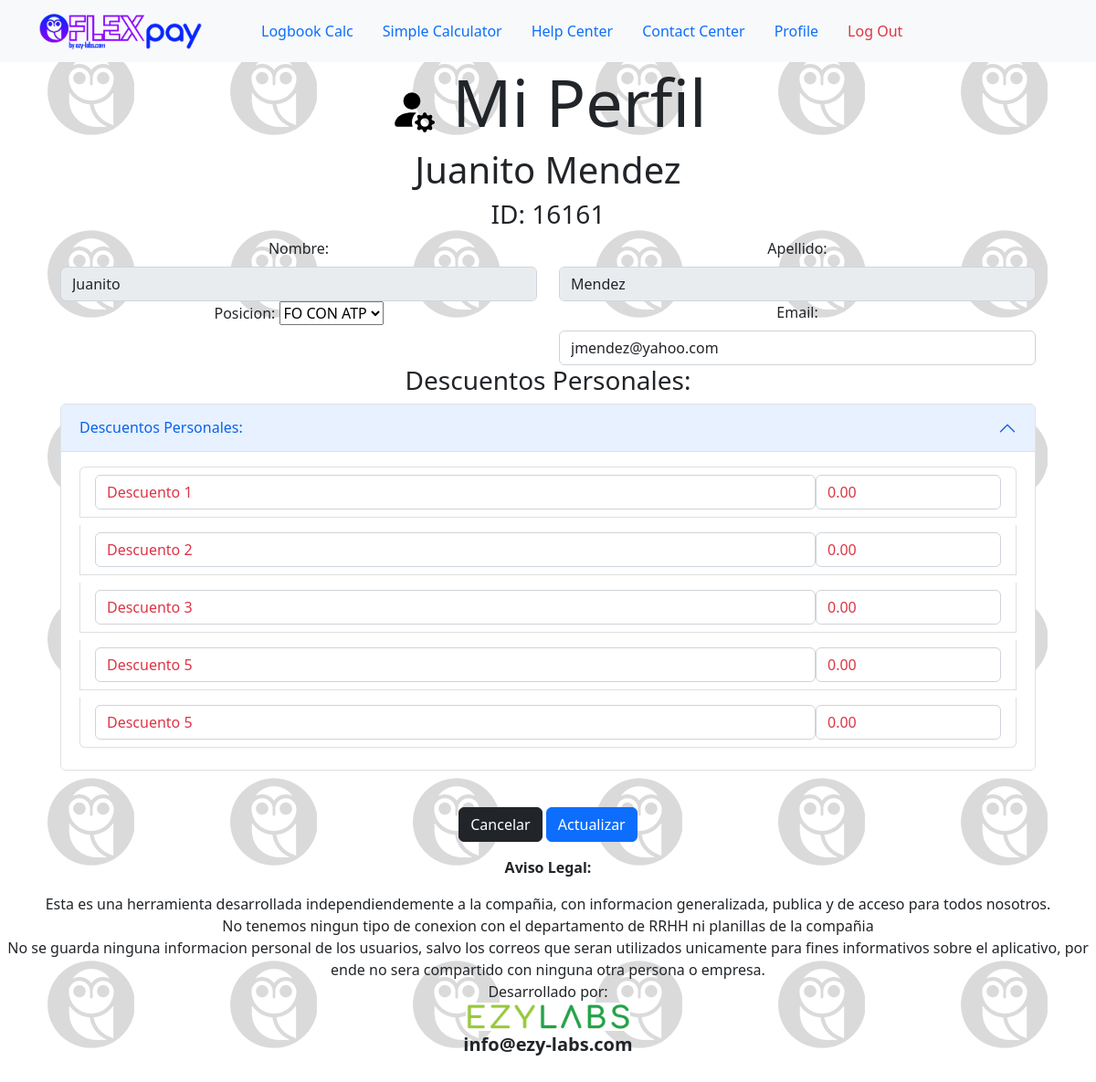
Page /flexpay/profile/7/ (signed in) on the committed database.
### main/models.py (models this page shows, shortened)
class User(AbstractUser):
    cmp_id = models.CharField(unique=True, max_length=20, null=True)
    username = models.CharField(max_length=20)
    email = models.EmailField(null=True)
    position = models.ForeignKey(PilotRank,on_delete=models.CASCADE,max_length=20,null=True)
    custom_disc_1 = models.DecimalField(max_digits=7, decimal_places=2, default=0)
    custom_disc_1_name =models.CharField(max_length=250,default='Descuento 1')
    custom_disc_2 = models.DecimalField(max_digits=7, decimal_places=2, default=0)
    custom_disc_2_name =models.CharField(max_length=250,default='Descuento 2')
    custom_disc_3 = models.DecimalField(max_digits=7, decimal_places=2, default=0)
    custom_disc_3_name =models.CharField(max_length=250,default='Descuento 3')
    custom_disc_4 = models.DecimalField(max_digits=7, decimal_places=2, default=0)
    custom_disc_4_name =models.CharField(max_length=250,default='Descuento 5')
    custom_disc_5 = models.DecimalField(max_digits=7, decimal_places=2, default=0)
    custom_disc_5_name =models.CharField(max_length=250,default='Descuento 5')
    USERNAME_FIELD  =   'cmp_id'
    REQUIRED_FIELDS =   ['username']

### main/views.py (the view, shortened to what this page needs)
# urls.py: path('flexpay/profile/<str:pk>/', views.userprofile, name='profile'),
@login_required(login_url='login')
def userprofile(request,pk):
    user = request.user
    form = UpdateUserForm(instance=user)
    return render(request,'main/user_profile.html', {'form': form})

### main/models.py (called while the page is built)
    def __str__(self):
        return self.pilot_position

### main/templates/main/user_profile.html (shortened to what this page needs)
{% extends 'main.html' %}
{% block content %}
{% load static %}
<div class="container text-center">
    <form class="container gx-5 gy-5" action="" method="POST">
        <h2 class="display-2"><img src="{% static '/icons/user-profile.svg' %}" alt="Log-in" width="50" height="50"> Mi Perfil</h2>
        <div class=""><h1>{{user.first_name}} {{user.last_name}}</h1></div>
        <div class=""><h3>ID: {{user.cmp_id}}</h3></div>
        <div class="row">
            <div class="col-sm">
            <label class="form-label">Nombre:</label>
            {{ form.first_name }}
        </div>
        <div class="col-sm">
            <label class="form-label">Apellido:</label>
            {{ form.last_name }}
        </div>
    </div>
        <div class="row">
            <div class="col-sm">
                <label class="form-label">Posicion:</label>
                {{ form.position }}
            </div>
            <div class="col-sm">
                <label class="form-label">Email:</label>
                {{ form.email }}
            </div>
        </div>
        <div class="row text-center"><h3>Descuentos Personales:</h3></div>
        <div class="row">
            <div class="col-sm">
                <div class="accordion">
                    <div class="accordion-item">
                        <h2 class="accordion-header">
                            <button class="accordion-button" type="button" data-bs-toggle="collapse" data-bs-target="#collapseOne" aria-expanded="true" aria-controls="collapseOne">
                                Descuentos Personales:
                            </button>
                          </h2>
                          <div id="collapseOne" class="accordion-collapse collapse show" data-bs-parent="#accordionExample">
                            <div class="accordion-body">
                                <ul class="list-group">
                                    <li class="form-label text-danger list-group-item d-flex justify-content-between align-items-center">
                                    {{ form.custom_disc_1_name }}
                                    <span>{{ form.custom_disc_1 }}</span>
                                    </li>
                                    <li class="form-label text-danger list-group-item d-flex justify-content-between align-items-center">
                                    {{ form.custom_disc_2_name }}
                                    <span>{{ form.custom_disc_2 }}</span>
                                    </li>
                                    <li class="form-label text-danger list-group-item d-flex justify-content-between align-items-center">
                                    {{ form.custom_disc_3_name }}
                                    <span>{{ form.custom_disc_3 }}</span>
                                    </li>
                                    <li class="form-label text-danger list-group-item d-flex justify-content-between align-items-center">
                                    {{ form.custom_disc_4_name }}
                                    <span>{{ form.custom_disc_4 }}</span>
                                    </li>
                                    <li class="form-label text-danger list-group-item d-flex justify-content-between align-items-center">
                                    {{ form.custom_disc_5_name }}
                                    <span>{{ form.custom_disc_5 }}</span>
                                    </li>
                                </ul>
                            </div>
                          </div>
                    </div>
                </div>
            </div>
        </div>
    <div class="text-center my-3">
        <a href="/" class="btn btn-dark">Cancelar</a>
        <button class="btn btn-primary" type="submit">Actualizar</button>
    </div>
    </form>
</div>
{% endblock content %}

### templates/main.html (shortened to what this page needs)
<!DOCTYPE html>
{% load static %}
<html>
    <link href="https://cdn.jsdelivr.net/npm/bootstrap@5.2.2/dist/css/bootstrap.min.css" rel="stylesheet">
<head>
</head>
<body style= "background-image: url('{% static '/images/background.png' %}')">
    {% include 'navbar.html' %}
    {% block content %}
    {% endblock %}
<div class="text-center lh-2 fs-6"><p><strong>Aviso Legal:</strong>
    <p>Esta es una herramienta desarrollada independiendemente a la compañia, con informacion generalizada, publica y de acceso para todos nosotros.</br>
    No tenemos ningun tipo de conexion con el departamento de RRHH ni planillas de la compañia</br>
    No se guarda ninguna informacion personal de los usuarios, salvo los correos que seran utilizados unicamente para fines informativos sobre el aplicativo, por ende no sera compartido con ninguna otra persona o empresa.</br>
    Desarrollado por:
    <img src="{% static '/images/ezylabs_logo.png' %}" style="width: 15%;"></br>
    <strong class="fs-5">info@ezy-labs.com</strong></p>
</div>
</body>
</html>

### templates/navbar.html (shortened to what this page needs)
{% load static %}
<nav class="navbar navbar-expand-lg navbar-primary bg-light">
    <div class="container justify-content-center">
      <a class="navbar-brand display-1" href="{% url 'home' %}"><img src="{% static '/images/FlexPay_Transparent.png' %}" style="width:200px;"></a>
    <div class="container justify-content-center">
      <ul class="nav nav-pills">
        <li class="nav-item">
          <a class="nav-link" aria-current="true" href="{% url 'logbook_calc' %}">Logbook Calc</a>
        </li>
        <li class="nav-item">
          <a class="nav-link" href="{% url 'simple_calc' %}">Simple Calculator</a>
        </li>
        <li class="nav-item">
          <a class="nav-link" href="{% url 'help-center' %}">Help Center</a>
        </li>
        <li class="nav-item">
          <a class="nav-link" href="{% url 'contact-us' %}">Contact Center</a>
        </li>
        <li class="nav-item">
          {% if request.user.is_authenticated %}
                <a class="nav-link" href="{% url 'profile' user.id %}">Profile</a>
            {% endif %}
        </li>
        <li class="nav-item">
            {% if request.user.is_authenticated %}
              <a class="nav-link text-danger" href="{% url 'logout' %}">Log Out</a>
            {% else %}
                <a class="nav-link" href="{% url 'login' %}">Log In</a>
          {% endif %}
        </li>
      </ul>
    </div>
      </div>
</nav>

### rows in the picture
User: first_name "Juanito", last_name "Mendez", cmp_id "16161", position "FO CON ATP", email "jmendez@yahoo.com", custom_disc_1_name "Descuento 1", custom_disc_1 "0.00", custom_disc_2_name "Descuento 2", custom_disc_2 "0.00", custom_disc_3_name "Descuento 3", custom_disc_3 "0.00", custom_disc_4_name "Descuento 5", custom_disc_4 "0.00", custom_disc_5_name "Descuento 5", custom_disc_5 "0.00"
